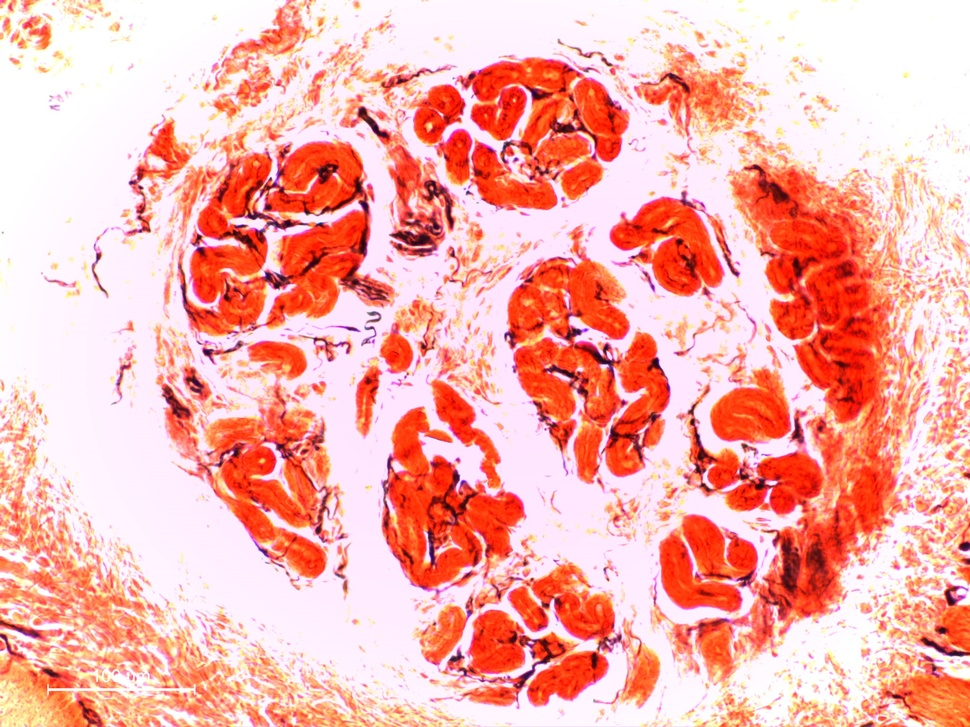
#> input picture 2-1_85%.jpg, 970 x 727 px, shrunk from 2048 x 1536 before the run
$ python canny.py
#> lines starting #> are read from the running program, lines starting #| are printed output that depends on the picture
import cv2
import sys


def CannyGuassian(lowThreshold):
    detected_edges = cv2.GaussianBlur(gray, (3, 3), 0)
    detected_edges = cv2.Canny(detected_edges, lowThreshold,
                               lowThreshold * ratio, apertureSize=kernel_size)
    dst = cv2.bitwise_and(img, img, mask=detected_edges)
    cv2.imshow('canny guassian', dst)


def CannyMedian(lowThreshold):
    detected_edges = cv2.medianBlur(gray, 3)
    detected_edges = cv2.Canny(detected_edges, lowThreshold,
                               lowThreshold * ratio, apertureSize=kernel_size)
    dst = cv2.bitwise_and(img, img, mask=detected_edges)
    cv2.imshow('canny median', dst)


lowThreshold = 0  # setting the default threshold
max_lowThreshold = 200
ratio = 3
kernel_size = 3

img = cv2.imread('2-1_85%.jpg')
#> img is the input picture: shape (727, 970, 3); mean B, G, R 171.3, 178, 246.7
gray = cv2.cvtColor(img, cv2.COLOR_BGR2GRAY)
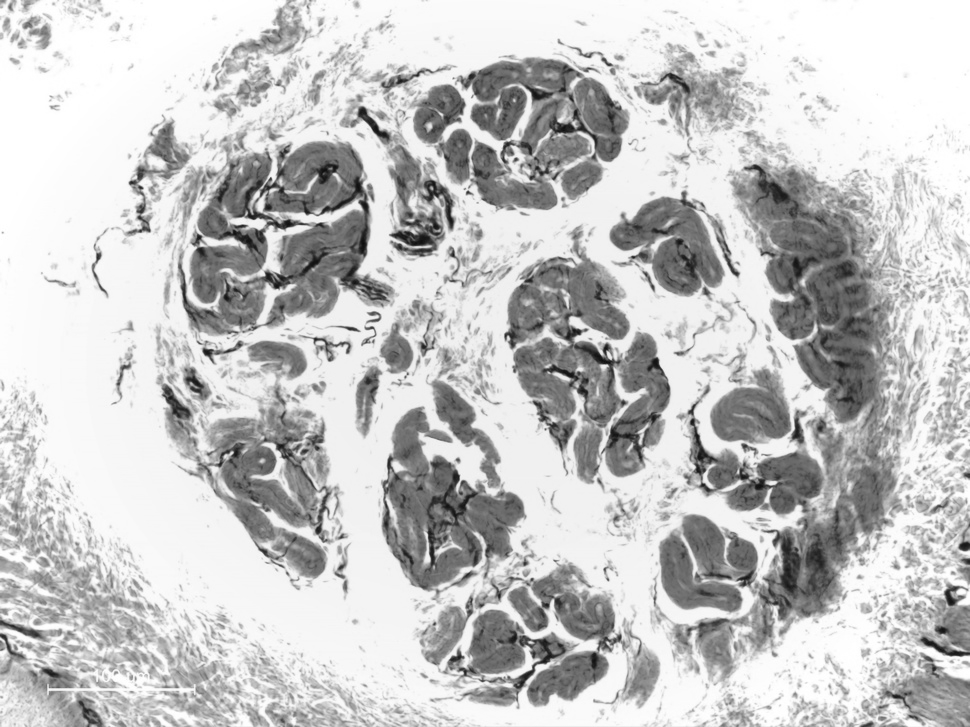
#> gray: shape (727, 970); min 14, max 255, mean 197.8

cv2.namedWindow('canny median', cv2.WINDOW_NORMAL)
cv2.namedWindow('canny guassian', cv2.WINDOW_NORMAL)

cv2.createTrackbar('Min threshold', 'canny median', lowThreshold, max_lowThreshold, CannyMedian)
cv2.createTrackbar('Min threshold', 'canny guassian', lowThreshold, max_lowThreshold, CannyGuassian)

CannyMedian(0)  # low bound threshold
#> in CannyMedian, `detected_edges = cv2.Canny(detected_edges, lowThreshold, lowThreshold ..`:
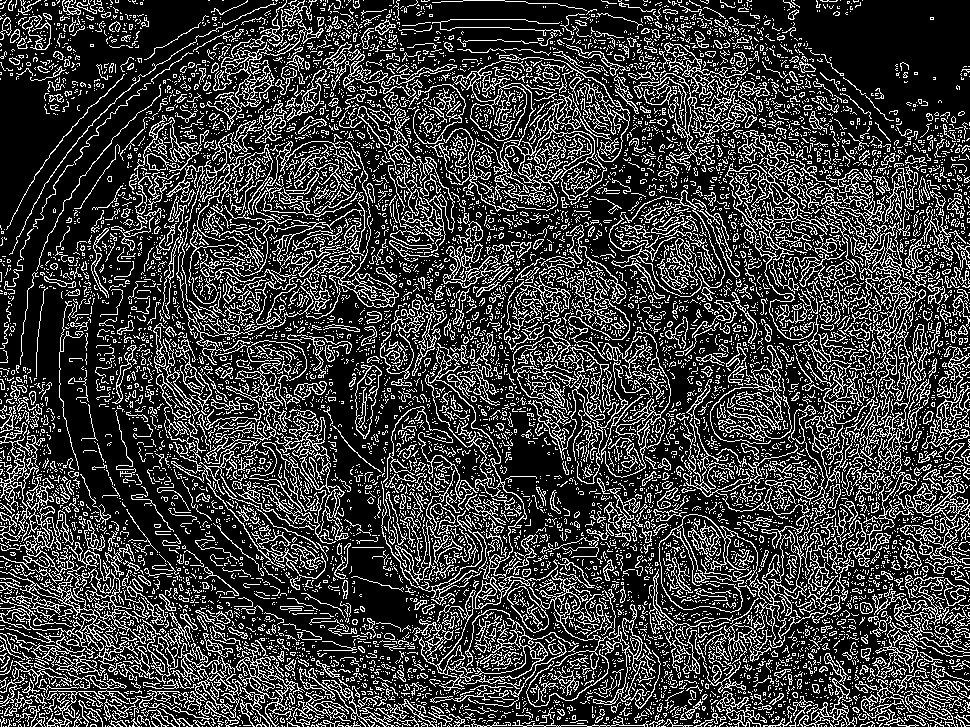
#> detected_edges: shape (727, 970); 23.9% white in thin lines or dots
#> in CannyMedian, `dst = cv2.bitwise_and(img, img, mask=detected_edges)`:
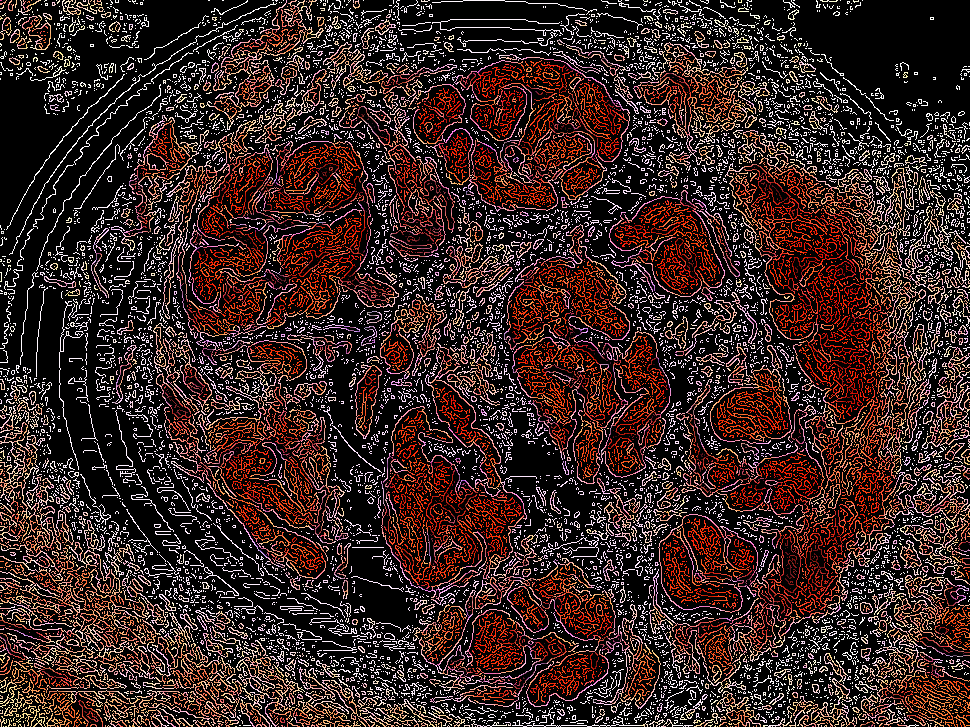
#> dst: shape (727, 970, 3); mean B, G, R 35.6, 38.2, 58.5
CannyGuassian(0)
#> in CannyGuassian, `detected_edges = cv2.Canny(detected_edges, lowThreshold, lowThreshold ..`:
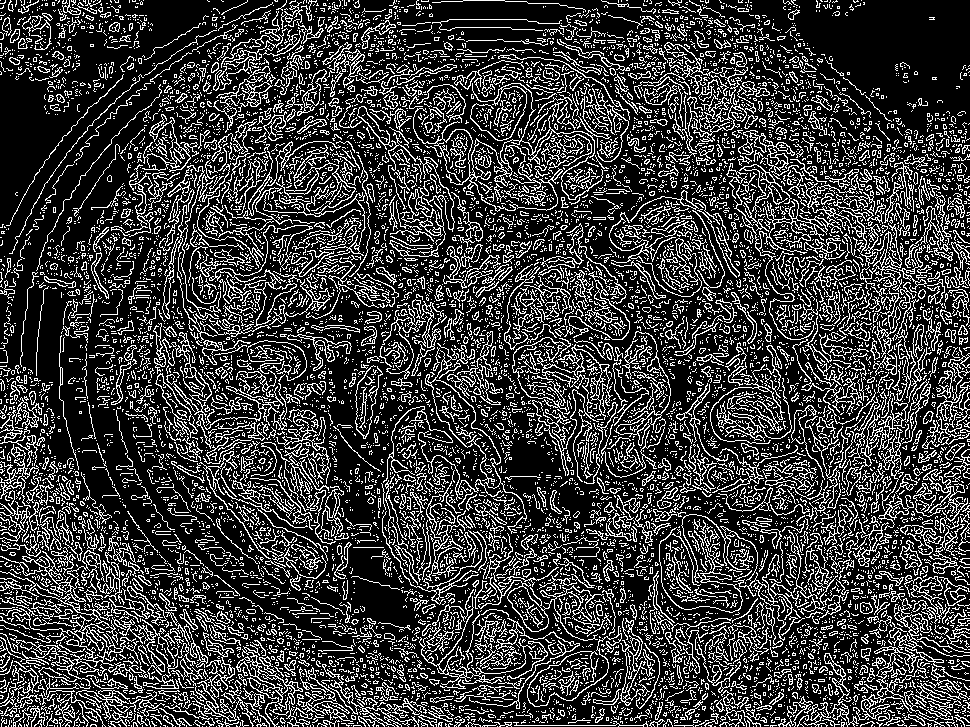
#> detected_edges: shape (727, 970); 23.4% white in thin lines or dots
#> in CannyGuassian, `dst = cv2.bitwise_and(img, img, mask=detected_edges)`:
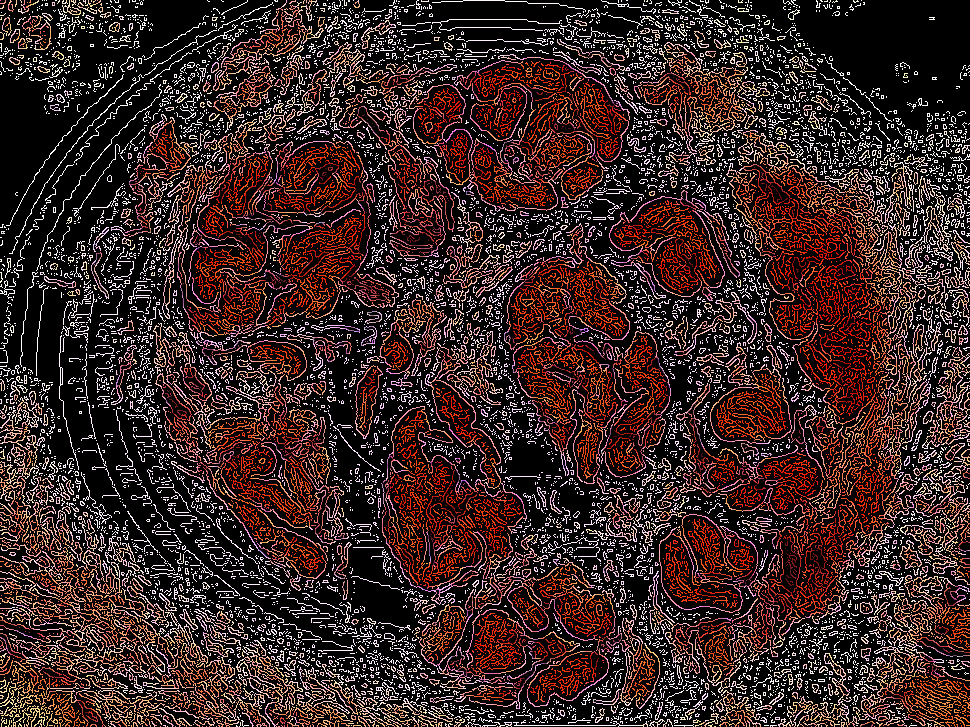
#> dst: shape (727, 970, 3); mean B, G, R 35.2, 37.6, 57.3


if cv2.waitKey(0) == 27:
#> (key Esc is pressed here)
    cv2.destroyAllWindows()
elif cv2.waitKey(0) == ord('s'):
    cv2.imwrite('2-1_85%.tif', img)
    cv2.destroyAllWindows()
